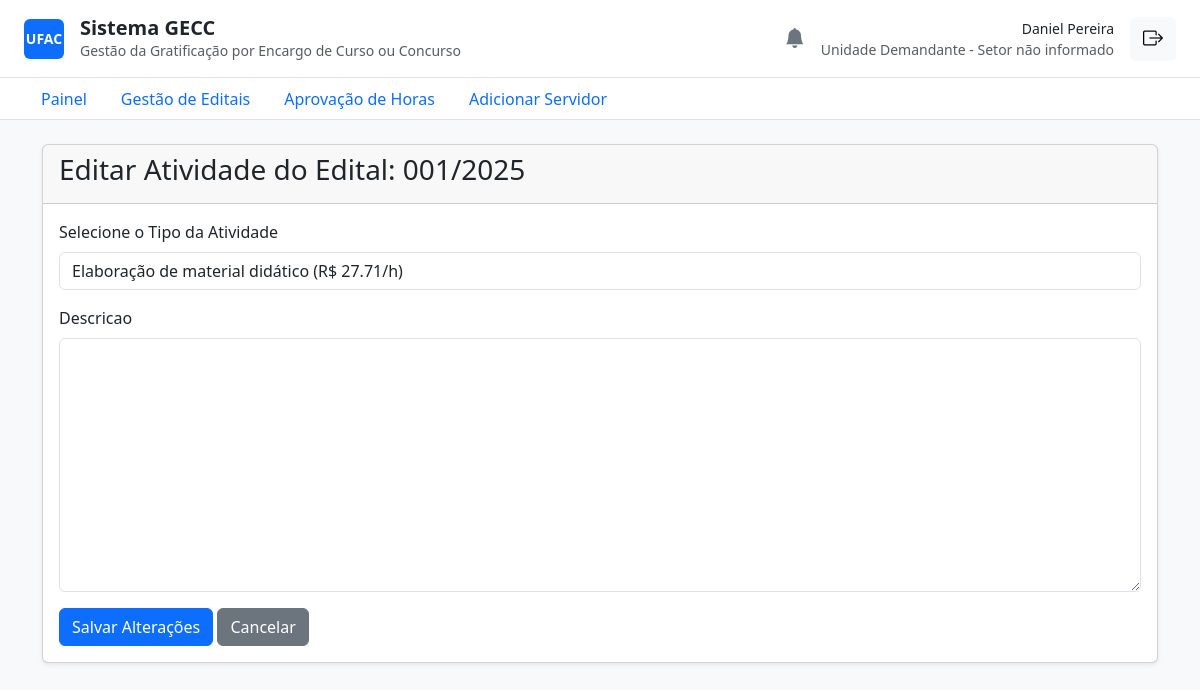
The page /atividades/9/editar/ (signed in) on the database its author committed.
### core/models.py (models this page shows, shortened)
class ServidorProfile(models.Model):
    FUNCAO_CHOICES = [
        ("Servidor", "Servidor"),
        ("Unidade Demandante", "Unidade Demandante"),
        ("PRODGEP/PROPEG", "PRODGEP/PROPEG"),
    ]
    STATUS_CHOICES = [
        ("Aguardando Homologação", "Aguardando Homologação"),
        ("Homologado", "Homologado"),
        ("Recusado", "Recusado"),
    ]
    TITULACAO_CHOICES = [
        ('Graduação', 'Graduação'),
        ('Especialização', 'Especialização'),
        ('Mestrado', 'Mestrado'),
        ('Doutorado', 'Doutorado'),
        ('Pós-Doutorado', 'Pós-Doutorado'),
    ]
    user = models.OneToOneField(User, on_delete=models.CASCADE)
    siape = models.CharField(max_length=20, unique=True, null=True, blank=True)
    cpf = models.CharField(max_length=14, unique=True, null=True, blank=True)
    setor = models.CharField(max_length=100, blank=True)
    funcao = models.CharField(max_length=30, choices=FUNCAO_CHOICES, default="Servidor")
    status = models.CharField(max_length=30, choices=STATUS_CHOICES, default="Aguardando Homologação")
    telefone = models.CharField(max_length=20, blank=True)
    limite_horas_anual = models.IntegerField(default=120)
    horas_utilizadas = models.IntegerField(default=0)
    titulacao = models.CharField(max_length=20, choices=TITULACAO_CHOICES, null=True, blank=True)
    unidade = models.ForeignKey(Unidade, on_delete=models.SET_NULL, null=True, blank=True, related_name='servidores')

class Edital(models.Model):
    STATUS_CHOICES = [
        ("Rascunho", "Rascunho"),
        ("Aguardando Homologação", "Aguardando Homologação"),
        ("Homologado", "Homologado"),
        ("Recusado", "Recusado"),
        ("Ativo", "Ativo"),
        ("Finalizado", "Finalizado"),
    ]
    numero_edital = models.CharField(max_length=50, unique=True)
    titulo = models.CharField(max_length=255)
    descricao = models.TextField(blank=True)
    unidade_demandante_nome = models.CharField(max_length=255)
    data_inicio = models.DateField()
    data_fim = models.DateField()
    status = models.CharField(max_length=30, choices=STATUS_CHOICES, default="Rascunho")
    justificativa_recusa = models.TextField(blank=True, null=True)
    valor_empenho = models.DecimalField(max_digits=12, decimal_places=2, default=0.00)
    criado_por = models.ForeignKey(User, on_delete=models.PROTECT, related_name="editais_criados")
    homologado_por = models.ForeignKey(
        User,
        on_delete=models.PROTECT,
        related_name="editais_homologados",
        null=True,
        blank=True,
    )
    created_at = models.DateTimeField(auto_now_add=True)
    updated_at = models.DateTimeField(auto_now=True)
    class Meta:
        verbose_name = "Edital"
        verbose_name_plural = "Editais"
        ordering = ["-data_inicio"]

class Atividade(models.Model):
    tipo = models.ForeignKey(TipoAtividade, on_delete=models.PROTECT, related_name="atividades_criadas")
    edital = models.ForeignKey(Edital, on_delete=models.CASCADE, related_name="atividades")
    descricao = models.TextField()
    servidores_alocados = models.ManyToManyField(User, related_name="atividades_alocadas", blank=True)
    created_at = models.DateTimeField(auto_now_add=True)
    updated_at = models.DateTimeField(auto_now=True)
    class Meta:
        verbose_name = "Atividade do Edital"
        verbose_name_plural = "Atividades do Edital"

### core/views.py (the view)
@login_required
def editar_atividade(request, pk):
    atividade = get_object_or_404(Atividade, pk=pk)
    edital = atividade.edital
    if edital.criado_por != request.user:
        return redirect("listar_editais")
    if request.method == "POST":
        form = AtividadeForm(request.POST, instance=atividade)
        if form.is_valid():
            form.save()
            messages.success(request, 'Atividade atualizada com sucesso!')
            return redirect("detalhes_edital", pk=edital.pk)
    else:
        form = AtividadeForm(instance=atividade)
    context = {"form": form, "edital": edital, "atividade": atividade}
    return render(request, "editar_atividade.html", context)

### core/forms.py
class AtividadeForm(forms.ModelForm):
    tipo = forms.ModelChoiceField(
        queryset=TipoAtividade.objects.order_by("valor_hora"),
        label="Selecione o Tipo da Atividade",
    )
    class Meta:
        model = Atividade
        fields = ["tipo", "descricao"]

### core/models.py (called while the page is built)
    def __str__(self):
        return f"{self.nome} (R$ {self.valor_hora:.2f}/h)"

### core/templates/editar_atividade.html (shortened to what this page needs)
{% extends 'base.html' %}
{% load widget_tweaks %}
{% block content %}
<div class="card shadow-sm">
    <div class="card-header">
        <h3>Editar Atividade do Edital: {{ edital.numero_edital }}</h3>
    </div>
    <div class="card-body">
        <form method="POST">
            {% for field in form %}
                <div class="mb-3">
                    <label for="{{ field.id_for_label }}" class="form-label">{{ field.label }}</label>
                    {{ field|add_class:"form-control" }}
                </div>
            {% endfor %}
            <button type="submit" class="btn btn-primary">Salvar Alterações</button>
            <a href="{% url 'detalhes_edital' pk=edital.pk %}" class="btn btn-secondary">Cancelar</a>
        </form>
    </div>
</div>
{% endblock %}

### core/templates/base.html (shortened to what this page needs)
<!DOCTYPE html>
<html lang="pt-br">
<head>
    <link href="https://cdn.jsdelivr.net/npm/bootstrap@5.3.3/dist/css/bootstrap.min.css" rel="stylesheet">
    <link rel="stylesheet" href="https://cdn.jsdelivr.net/npm/bootstrap-icons@1.11.3/font/bootstrap-icons.min.css">
</head>
<body class="bg-light">
    {% block header %}
    <header class="bg-white border-bottom px-4 py-3">
        <div class="d-flex justify-content-between align-items-center">
            <div class="d-flex align-items-center">
                <div class="bg-primary rounded d-flex align-items-center justify-content-center me-3" style="width: 40px; height: 40px;">
                    <span class="text-white fw-bold small">UFAC</span>
                </div>
                <div>
                    <h1 class="h5 mb-0 fw-semibold">Sistema GECC</h1>
                    <p class="small text-muted mb-0">Gestão da Gratificação por Encargo de Curso ou Concurso</p>
                </div>
            </div>
            <div class="d-flex align-items-center">
                {% if user.is_authenticated %}
                    <div class="dropdown me-3">
                        <a href="#" class="text-secondary position-relative" id="notificationDropdown" data-bs-toggle="dropdown" aria-expanded="false">
                            <i class="bi bi-bell-fill fs-5"></i>
                        </a>
                    </div>
                    <div class="text-end me-3">
                        <a href="{% url 'meu_perfil' %}" class="text-decoration-none">
                            <p class="mb-0 fw-medium small text-dark">{{ user.get_full_name|default:user.username }}</p>
                        </a>
                        <p class="small text-muted mb-0">
                            {{ user.servidorprofile.funcao }} - {{ user.servidorprofile.setor|default:"Setor não informado" }}
                        </p>
                    </div>
                    <form action="{% url 'logout' %}" method="post">
                        <button type="submit" class="btn btn-light" title="Sair">
                            <i class="bi bi-box-arrow-right fs-5"></i>
                        </button>
                    </form>
                {% endif %}
            </div>
        </div>
    </header>
    {% endblock header %}
    {% block navigation %}
    {% if user.is_authenticated %}
        <nav class="bg-white border-bottom px-4">
            <ul class="nav nav-tabs border-0">
                <li class="nav-item">
                    <a class="nav-link {% if request.resolver_match.url_name == 'painel' %}active{% endif %}" href="{% url 'painel' %}">Painel</a>
                </li>
                {% if user.servidorprofile.funcao == 'Unidade Demandante' %}
                    <li class="nav-item">
                        <a class="nav-link {% if 'editais' in request.path %}active{% endif %}" href="{% url 'listar_editais' %}">Gestão de Editais</a>
                    </li>
                    <li class="nav-item">
                        <a class="nav-link {% if 'horas/aprovar' in request.path %}active{% endif %}" href="{% url 'aprovar_horas' %}">Aprovação de Horas</a>
                    </li>
                    <li class="nav-item">
                        <a class="nav-link {% if 'servidores/adicionar' in request.path %}active{% endif %}" href="{% url 'adicionar_servidor' %}">Adicionar Servidor</a>
                    </li>
                {% endif %}
            </ul>
        </nav>
    {% endif %}
    {% endblock navigation %}
    <main class="container my-4">
{% block content %}{% endblock %}
    </main>
</body>
</html>

### rows shown on the page
Edital: numero_edital "001/2025"
Atividade: form "Elaboração de material didático (R$ 27.71/h)"

### other values the page prints
{{ user.get_full_name|default:user.username }} "Daniel Pereira"
{{ user.servidorprofile.funcao }} "Unidade Demandante"
{{ user.servidorprofile.setor|default:"Setor não informado" }} "Setor não informado"
{{ field.label }} "Selecione o Tipo da Atividade" "Descricao"
